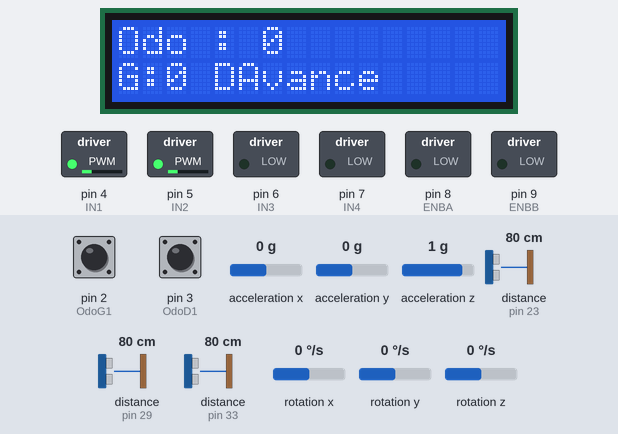
The sketch below on a simulated Arduino Mega 2560, built with avr-gcc and run on an emulated ATmega2560. Shown: 16×2 character LCD, switched loads named in the sketch (green lamp = pin HIGH). Wiring (inferred from the names in the program): 3 × ultrasonic range finder: trigger pin 25, echo pin 23 / trigger pin 27, echo pin 29 / trigger pin 31, echo pin 33. The test bench sets the inputs (shaded band); at power-on: distance to the obstacle (sensors on pin 23, pin 29, pin 33) 80 cm, pin 2 (OdoG1) HIGH, pin 3 (OdoD1) HIGH, acceleration x 0 g, acceleration y 0 g, acceleration z 1 g, rotation x 0 °/s, rotation y 0 °/s, rotation z 0 °/s. The echo pulse lasts 58.3 µs per cm; pins used as bus, display or sensor lines are not drawn; what the sketch prints to the serial monitor is not drawn.

Above: at 2.2 s.
At 3.2 s:
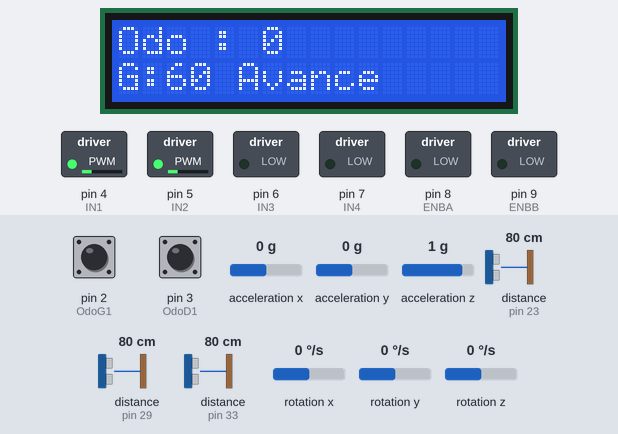
3.3 s: distance to the obstacle (sensor on pin 23) set to 22 cm
6.6 s: distance to the obstacle (sensor on pin 23) set to 18 cm
At 7.4 s:
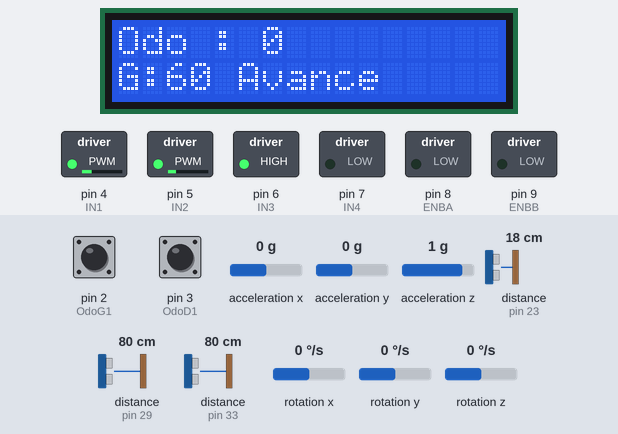
Timing chart, 0 to 9.6 s (numbered marks = the images above; inputs shaded):
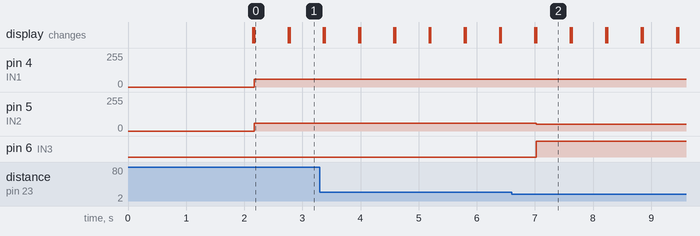

The sketch:

Base_Lidar_4X4.ino
```cpp
// Base robot DAGU 4x4 sur Mega
// Version 1.2 avec controleur pour holowheel 19/11/2021
// Version 1.1 avec LCD I2C
// fonctions deplacemnt : OK
// Gestion interuption : Ok
// ROS Serial OK a tester
// 4/01/21 : Ajout IMU
// 4/01/21 : Ajout GPS
// 18/04/21 : correction de l'IMU
// 28/12/2021 : Ajout du parechoc avec capteurs US

// Roues de 125 mm

// 1 metre en 2s soit 0,5 m /sec ou 1,8 Km/h
// rapport Odometrie CM : 0,13542

// version ROS a commenter pour desactive ROS
//#define ROS

// Bib
// Pour le LCD
#include <LCD_I2C.h>

// MPU6050
#include "Wire.h"
#include <MPU6050_light.h>

// Broches Moteurs
const int IN1 = 4; // bleu
const int IN2 = 5; // vert
const int IN3 = 6; //jaune
const int IN4 = 7; // violet
const int ENBA = 8; //blanc
const int ENBB = 9; //gris

// Broches Capteurs US
const int CapUSDroite_Echo = 23;
const int CapUSDroite_Trig = 25;
const int CapUSCentre_Trig = 27;
const int CapUSCentre_Echo = 29;
const int CapUSGauche_Trig = 31;
const int CapUSGauche_Echo = 33;
/* Constantes pour le timeout */
const unsigned long MEASURE_TIMEOUT = 25000UL; // 25ms = ~8m à 340m/s
/* Vitesse du son dans l'air en mm/us */
const float SOUND_SPEED = 340.0 / 1000;
// Distance de detection d'obstacles
const int DistanceMini = 20; // en Cm
int TableauDistance[3][2] = { {1, 0}, {2, 0}, {3, 0} };

// Broches Odometrie
const int OdoG1 = 2;
// const int OdoG2 = 19;
const int OdoD1 = 3;
// const int OdoD2 = 3;

// Mega, Mega2560, MegaADK
// interrupt : 2, 3, 18, 19, 20, 21

// Globales Déplacement
long CompteurOdoG = 0;
long CompteurOdoD = 0;
unsigned long timer = 0;
int VitesseGauche = 0;
int VitesseDroite = 0;
const int VitesseMin = 40;
const int VitesseMinRecule = -40;
unsigned int Compteur = 0;
long Moyenne;
long Distance;
const float RapportOdo = 0.13542; // Rapport odometrie
float VitesseRobot = 0;

// Constructeurs
LCD_I2C lcd(0x27);
MPU6050 mpu(Wire);

#include "Deplacement.h"
#include "Fonctions_ros.h"

// Fonction gestion LCD
void Affiche_Ligne(int LigneDebut, int Colonne, String Chaine)
{
  for (int i = 0; i < Chaine.length(); i++)
  {
    lcd.setCursor(LigneDebut + i, Colonne);
    lcd.print(Chaine[i]);
  }
}

void OdoG()
{
  CompteurOdoG ++;
}

void OdoD()
{
  CompteurOdoD ++;
}

void AfficheOdo()
{
  String Message = "Odo : " + String(Moyenne) + "          Dst:" + String(Distance) + " Vit:" + String(VitesseRobot);
  Affiche_Ligne(0, 0, Message);
  // lcd.setCursor(0, 1); lcd.print(Message);
}

void AfficheIMU()
{
  String Message = "Dir:" + String(mpu.getAngleZ()) + "    ";
  // "X:" + String(mpu.getAngleX()) + "Y:" + String(mpu.getAngleY()) +
  Affiche_Ligne(0, 2, Message);
}

void AfficheVitesse()
{
  String Message = "G:" + String(VitesseGauche) + " D:" + String(VitesseDroite) + "    ";
  Affiche_Ligne(0, 2, Message);
}

int CapteurUSGauche()
{
  digitalWrite(CapUSGauche_Trig, HIGH);
  delayMicroseconds(10);
  digitalWrite(CapUSGauche_Trig, LOW);
  long measure = pulseIn(CapUSGauche_Echo, HIGH, MEASURE_TIMEOUT);
  float distance_mm = measure / 2.0 * SOUND_SPEED;
  return int(distance_mm / 10.0);
}

int CapteurUSDroite()
{
  digitalWrite(CapUSDroite_Trig, HIGH);
  delayMicroseconds(10);
  digitalWrite(CapUSDroite_Trig, LOW);
  long measure = pulseIn(CapUSDroite_Echo, HIGH, MEASURE_TIMEOUT);
  float distance_mm = measure / 2.0 * SOUND_SPEED;
  return int(distance_mm / 10.0);
}

int CapteurUSCentre()
{
  digitalWrite(CapUSCentre_Trig, HIGH);
  delayMicroseconds(10);
  digitalWrite(CapUSCentre_Trig, LOW);
  long measure = pulseIn(CapUSCentre_Echo, HIGH, MEASURE_TIMEOUT);
  float distance_mm = measure / 2.0 * SOUND_SPEED;
  return int(distance_mm / 10.0);
}

int DetectionObstacles()
{
  int Capteur = 0; // reset capteur
  // Reset du tableau des capteurs US
  TableauDistance[1][2] = 0;
  TableauDistance[2][2] = 0;
  TableauDistance[3][2] = 0;
  // Mise a jour des capteurs US
  TableauDistance[1][2] = CapteurUSGauche();
  TableauDistance[2][2] = CapteurUSCentre();
  TableauDistance[3][2] = CapteurUSDroite();

  if (TableauDistance[1][2] < DistanceMini ) // si Capteur Gauche inferieur a 5 cm
  {
    Capteur = 1;
  }
  if (TableauDistance[2][2] < DistanceMini ) // si Capteur Centre inferieur a 5 cm
  {
    Capteur = 2;
  }
  if (TableauDistance[3][2] < DistanceMini ) // si Capteur Droite inferieur a 5 cm
  {
    Capteur = 3;
  }
  return Capteur;
}

void setup() {
  // serial 2 17(RX), 16(TX)
  // serial 3 15(RX), 14(TX)
  Serial.begin(115200); // Pour console
  Serial.println("setup");
  // ROS
#ifdef ROS
  nh.initNode();
  nh.advertise(Odometrie);
  nh.advertise(imu);
  nh.advertise(gps);
  nh.subscribe(moteurs);
#endif

  // LCD
  lcd.begin();
  lcd.backlight();

  // MPU
  Wire.begin();
  byte status = mpu.begin();
  delay(1000);
  mpu.calcOffsets(); // gyro and accelero

  // PIN moteurs
  pinMode(IN1, OUTPUT);
  pinMode(IN2, OUTPUT);
  pinMode(IN3, OUTPUT);
  pinMode(IN4, OUTPUT);
  pinMode(ENBA, OUTPUT);
  pinMode(ENBB, OUTPUT);

  // PIN Capteurs US
  /* broches Capteur Centre */
  pinMode(CapUSCentre_Trig, OUTPUT);
  digitalWrite(CapUSCentre_Trig, LOW); // La broche TRIGGER doit être à LOW au repos
  pinMode(CapUSCentre_Echo, INPUT);

  /* broches Capteur Droite */
  pinMode(CapUSDroite_Trig, OUTPUT);
  digitalWrite(CapUSDroite_Trig, LOW); // La broche TRIGGER doit être à LOW au repos
  pinMode(CapUSDroite_Echo, INPUT);

  /* broches Capteur Gauche */
  pinMode(CapUSGauche_Trig, OUTPUT);
  digitalWrite(CapUSGauche_Trig, LOW); // La broche TRIGGER doit être à LOW au repos
  pinMode(CapUSGauche_Echo, INPUT);

  // Pin Odometrie
  pinMode(OdoG1, INPUT_PULLUP);
  // pinMode(OdoG2, INPUT_PULLUP);
  pinMode(OdoD1, INPUT_PULLUP);
  // pinMode(OdoD2, INPUT_PULLUP);

  // Gestion des interruptions pour l'odometrie
  attachInterrupt(digitalPinToInterrupt(OdoG1), OdoG, RISING);
  attachInterrupt(digitalPinToInterrupt(OdoD1), OdoD, RISING);

}

void loop() {
  // lecture de l IMU
  mpu.update();

  Moyenne = (CompteurOdoG + CompteurOdoD) / 2;
  // Distance = Moyenne / 75  * 125 * PI; // Rapport de 1/75eme au niveau de la boite et 125 mm de roue
  Distance = Moyenne * RapportOdo; // rapport odemetrie vers reel en cm

  // Application des variables Moteurs
  //
  // pour test du nouveau controleur
  // Rafraichissment toutes les 100 ms

  if ((millis() - timer) > 100) {
    Compteur ++;
    Serial.println(Compteur);
    VitesseRobot = Distance / (Compteur * 10); // Calcul de vitesse reele Distance sur temps en m/s

    AfficheOdo(); // sur LCD Ligne 1 et 3
    // AfficheIMU(); // IMU sur LCD Ligne 2
    AfficheVitesse(); // Vitesse Moteurs Ligne 2

#ifdef ROS
    nh.spinOnce();
    PublishOdo(); // Publication ROS Odo
    PublishIMU(); // Publication ROS IMU
#endif

    Serial.println(Compteur);
    Serial.print("Distance : ");
    Serial.println(Distance);
    Serial.print("Odometrie : ");
    Serial.println(Moyenne);
    timer = millis();
  } // fin pulsation
  Serial.println("fin pulsation");
  // Detection d'obstacle
  int Obstacle = DetectionObstacles();

  Serial.println("Detection Obstacles");
  Serial.println(Obstacle);
  switch (Obstacle)
  {
    case 1: // gauche
      {
        Serial.println("Obstacle a Gauche tourne a droite");
        VirageDroite();
        break;
      }

    case 2:
      {
        Serial.println("Obstacle au Centre tourne a 90 degres");
        Stop();
        break;
      }
    case 3:
      {
        Serial.println("Obstacle a Droite tourne a gauche");
        VirageGauche();
        break;
      }
    default:
      ToutDroit();
  }

  Serial.print("Vitesse Gauche = "); Serial.println(VitesseGauche);
  Serial.print("Vitesse Droite = "); Serial.println(VitesseDroite);

  //Avance en fonction des valeurs
  Avance();

  /*
    if (Serial.available() > 0) {
      char Recu = Serial.read();
      // lcd.setCursor(0, 1); lcd.print(Recu);
      switch (Recu) {
        case 'A':
          Bouge(VitesseGauche, VitesseDroite);
          break;
        case 'P':
          VitessePlus();
          break;
        case 'M':
          VitesseMoins();
          break;
        case 'G':
          VirageGauche();
          break;
        case 'D':
          VirageDroite();
          break;
        case 'S':
          Stop();
          break;
        default:
          break;
      } // fin switch

    } // fin serial read
  */
  delay(500);
} // fin loop
```

Deplacement.h
```cpp
// Fonctions deplacement
void Avance()
{
  Serial.println("Avance");
  lcd.setCursor(5, 4); lcd.print("Avance   ");

  // LOW sens avance
  // HIGH recule

  // Determination sens roues gauches
  if (VitesseGauche != 0) // si vitesse non nulle
  {
    if (VitesseGauche > 0) // roues gauche en avant
    {
      digitalWrite(IN3, LOW); // sens roues <-Gauches
      analogWrite(IN2, VitesseGauche); // vitesse roues Gauche
    } else   { // si sens arriere
      digitalWrite(IN3, HIGH); // sens roues <-Gauches
      analogWrite(IN2, abs(VitesseGauche)-10); // vitesse roues <-Gauches
    }
  } else  {
    analogWrite(IN2, 0); // arret roues Gauche
  }
  // Determination sens roues droites
  if (VitesseGauche != 0) // si vitesse non nulle
  {
    if (VitesseDroite > 0)
    {
      digitalWrite(IN4, LOW); // sens roues -> Droites
      analogWrite(IN1, VitesseDroite); //  vitesse roues Droites
    } else   { // si sens arriere
      digitalWrite(IN4, HIGH); // sens roues -> Droites
      analogWrite(IN1, abs(VitesseDroite)-10); // vitesse roues Droites
    }
  } else  {
    analogWrite(IN1, 0); // arret roues Droite
  }
}

void Bouge(int VitesseGauche, int VitesseDroite)
{
  // Determination sens roues gauches
  if (VitesseGauche > 0) // roues gauche en avant
  {
    digitalWrite(IN3, LOW); // sens roues <-Gauches
    analogWrite(IN2, VitesseGauche); // roues Gauche
  } else   { // si sens arriere
    digitalWrite(IN3, HIGH); // sens roues <-Gauches
    analogWrite(IN2, abs(VitesseGauche));
  }

  // Determination sens roues droites
  if (VitesseDroite > 0)
  {
    digitalWrite(IN4, LOW); // sens roues -> Droites
    analogWrite(IN1, VitesseDroite); //  vitesse roues Droites
  } else   { // si sens arriere
    digitalWrite(IN4, HIGH); // sens roues -> Droites
    analogWrite(IN1, abs(VitesseDroite)); // vitesse roues Droites
  }
}

void Stop()
{
  VitesseGauche = 0;
  VitesseDroite = 0;
}

void VitessePlus()
{
  VitesseGauche += 10;
  VitesseDroite += 10;
  // Maxi
  if (VitesseGauche > 240) VitesseGauche = 240;
  if (VitesseDroite > 240) VitesseDroite = 240;
  // Maxi recule
  if (VitesseGauche < -240) VitesseGauche = -240;
  if (VitesseDroite < -240) VitesseDroite = -240;
  // Mini vitesse Gauche
  //if ((VitesseGauche < VitesseMin) && ( VitesseGauche > VitesseMinRecule ) && (VitesseGauche > 0)) VitesseGauche = VitesseMin;
  //if ((VitesseGauche < VitesseMin) && ( VitesseGauche > VitesseMinRecule ) && (VitesseGauche < 0)) VitesseGauche = VitesseMinRecule;
  // mini vitesse droit
  //if ((VitesseDroite < VitesseMin) && ( VitesseDroite > VitesseMinRecule ) && (VitesseDroite > 0)) VitesseDroite = VitesseMin;
  // if ((VitesseDroite < VitesseMin) && ( VitesseDroite > VitesseMinRecule ) && (VitesseDroite < 0)) VitesseDroite = VitesseMinRecule;
}

void VitesseMoins()
{
  VitesseGauche -= 10;
  VitesseDroite -= 10;
}

void VirageGauche()
{
  VitesseGauche = -60;
  VitesseDroite = 60;
}

void VirageDroite()
{
  VitesseGauche = 60;
  VitesseDroite = -60;
}
void ToutDroit()
{
  VitesseGauche = 60;
  VitesseDroite = 60;
}

void Recule()
{
  VitesseGauche = -60;
  VitesseDroite = -60;
}


void AvanceProg()
{
  Serial.println("Avance Progressive");
  lcd.setCursor(5, 0); lcd.print("Prog   ");
  int VitG = VitesseGauche;
	int VitD = VitesseDroite;
	VitesseGauche = VitesseMin;
	VitesseDroite = VitesseMin;
	Avance();
	while((VitG >= VitesseGauche)|| (VitD >= VitesseDroite))
	{
	if(VitG > VitesseGauche) VitesseGauche +=10;
	if(VitD > VitesseDroite) VitesseDroite +=10;
	Avance();
	delay(200); // delai mecanique
	}
}
```

Fonctions_ros.h
```cpp
// ROS
//https://wiki.ros.org/rosserial_arduino/Tutorials/Hello%20World
#ifdef ROS
#include <ros.h>
#include <std_msgs/String.h>
#include <std_msgs/Empty.h>

ros::NodeHandle nh;

nav_msgs::String str_odo;
ros::Publisher Odometrie("Odometrie", &str_odo);

std_msgs::String str_imu;
ros::Publisher imu("imu", &str_imu);

std_msgs::String str_gps;
ros::Publisher gps("gps", &str_gps);

void messageCb( const std_msgs::str_moteurs msg)
{

}

std_msgs::String str_moteurs;
ros::Subscriber<std_msgs::msg> moteurs("motors", &str_moteurs, &messageCb);
#endif


#ifdef ROS
void PublishOdo()
{
  String Message = String(CompteurOdoG) + " " + String(CompteurOdoD);
  str_odo.data = Message;
  Odometrie.publish( &str_odo );
  nh.spinOnce();
  // delay(1000);
}

void PublishIMU()
{
  String Message = "X : " + String(mpu.getAngleX()) + " Y : " + String(mpu.getAngleY()) + " Z : " + String(mpu.getAngleZ());
  str_imu.data = Message;
  Iimu.publish( &str_imu );
  nh.spinOnce();
  // delay(1000);
}
#endif

#ifdef ROS
ROS_CALLBACK(messageCb, std_msgs::char, msg)
{
  switch (msg.data) {
    case 'A':
      Avance();
      break;
    case 'R':
      Avance();
      break;
    case 'G':
      Gauche();
      break;
    case 'D':
      Droite();
      break;
    case 'P':
      AvanceProg();
      break;
    case 'S':
      Stop();
      break;
    default:
      // Serial1.println("choix : A R S G D P");
      break;
  } // fin switch

}
#endif
```

Measured:
- the behaviour switches between 21 and 20 cm on distance to the obstacle (sensor on pin 23) (found by bisection; images 1 and 2)
- after the input at 6.6 s, pin 5 (IN2): 60/255 → 50/255 after 0.42 s; pin 6 (IN3): LOW → HIGH after 0.42 s
- what the display in image 0 shows lasts 0.6 s, from 2.2 s to 2.8 s
